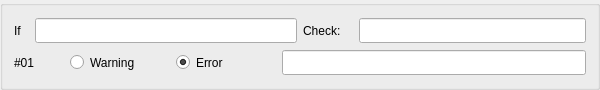
      <widget class="QGroupBox" name="groupBox_ch01">
       <property name="sizePolicy">
        <sizepolicy hsizetype="MinimumExpanding" vsizetype="Fixed">
         <horstretch>0</horstretch>
         <verstretch>0</verstretch>
        </sizepolicy>
       </property>
       <property name="minimumSize">
        <size>
         <width>600</width>
         <height>90</height>
        </size>
       </property>
       <property name="maximumSize">
        <size>
         <width>16777215</width>
         <height>90</height>
        </size>
       </property>
       <property name="title">
        <string/>
       </property>
       <layout class="QHBoxLayout" name="horizontalLayout_115">
        <item>
         <layout class="QVBoxLayout" name="verticalLayout_3">
          <item>
           <layout class="QHBoxLayout" name="horizontalLayout_56">
            <item>
             <layout class="QHBoxLayout" name="horizontalLayout_2">
              <item>
               <widget class="QLabel" name="label_24">
                <property name="sizePolicy">
                 <sizepolicy hsizetype="Fixed" vsizetype="Fixed">
                  <horstretch>0</horstretch>
                  <verstretch>0</verstretch>
                 </sizepolicy>
                </property>
                <property name="minimumSize">
                 <size>
                  <width>15</width>
                  <height>25</height>
                 </size>
                </property>
                <property name="text">
                 <string>If</string>
                </property>
               </widget>
              </item>
              <item>
               <widget class="QLineEdit" name="check_if_01">
                <property name="sizePolicy">
                 <sizepolicy hsizetype="MinimumExpanding" vsizetype="Fixed">
                  <horstretch>0</horstretch>
                  <verstretch>0</verstretch>
                 </sizepolicy>
                </property>
                <property name="minimumSize">
                 <size>
                  <width>160</width>
                  <height>25</height>
                 </size>
                </property>
               </widget>
              </item>
             </layout>
            </item>
            <item>
             <layout class="QHBoxLayout" name="horizontalLayout_53">
              <item>
               <widget class="QLabel" name="label_23">
                <property name="sizePolicy">
                 <sizepolicy hsizetype="Fixed" vsizetype="Fixed">
                  <horstretch>0</horstretch>
                  <verstretch>0</verstretch>
                 </sizepolicy>
                </property>
                <property name="minimumSize">
                 <size>
                  <width>50</width>
                  <height>25</height>
                 </size>
                </property>
                <property name="text">
                 <string>Check:</string>
                </property>
               </widget>
              </item>
              <item>
               <widget class="QLineEdit" name="check_check_01">
                <property name="sizePolicy">
                 <sizepolicy hsizetype="MinimumExpanding" vsizetype="Fixed">
                  <horstretch>0</horstretch>
                  <verstretch>0</verstretch>
                 </sizepolicy>
                </property>
                <property name="minimumSize">
                 <size>
                  <width>160</width>
                  <height>25</height>
                 </size>
                </property>
               </widget>
              </item>
             </layout>
            </item>
           </layout>
          </item>
          <item>
           <layout class="QHBoxLayout" name="horizontalLayout_55">
            <item>
             <layout class="QHBoxLayout" name="horizontalLayout_54">
              <item>
               <widget class="QLabel" name="label_39">
                <property name="sizePolicy">
                 <sizepolicy hsizetype="Fixed" vsizetype="Fixed">
                  <horstretch>0</horstretch>
                  <verstretch>0</verstretch>
                 </sizepolicy>
                </property>
                <property name="minimumSize">
                 <size>
                  <width>50</width>
                  <height>25</height>
                 </size>
                </property>
                <property name="maximumSize">
                 <size>
                  <width>25</width>
                  <height>25</height>
                 </size>
                </property>
                <property name="text">
                 <string>#01</string>
                </property>
               </widget>
              </item>
              <item>
               <widget class="QRadioButton" name="check_warning_01">
                <property name="minimumSize">
                 <size>
                  <width>100</width>
                  <height>25</height>
                 </size>
                </property>
                <property name="text">
                 <string>Warning</string>
                </property>
               </widget>
              </item>
              <item>
               <widget class="QRadioButton" name="check_error_01">
                <property name="minimumSize">
                 <size>
                  <width>100</width>
                  <height>25</height>
                 </size>
                </property>
                <property name="text">
                 <string>Error</string>
                </property>
                <property name="checked">
                 <bool>true</bool>
                </property>
               </widget>
              </item>
             </layout>
            </item>
            <item>
             <widget class="QLineEdit" name="check_message_01">
              <property name="sizePolicy">
               <sizepolicy hsizetype="MinimumExpanding" vsizetype="Fixed">
                <horstretch>0</horstretch>
                <verstretch>0</verstretch>
               </sizepolicy>
              </property>
              <property name="minimumSize">
               <size>
                <width>170</width>
                <height>25</height>
               </size>
              </property>
             </widget>
            </item>
           </layout>
          </item>
         </layout>
        </item>
       </layout>
      </widget>
